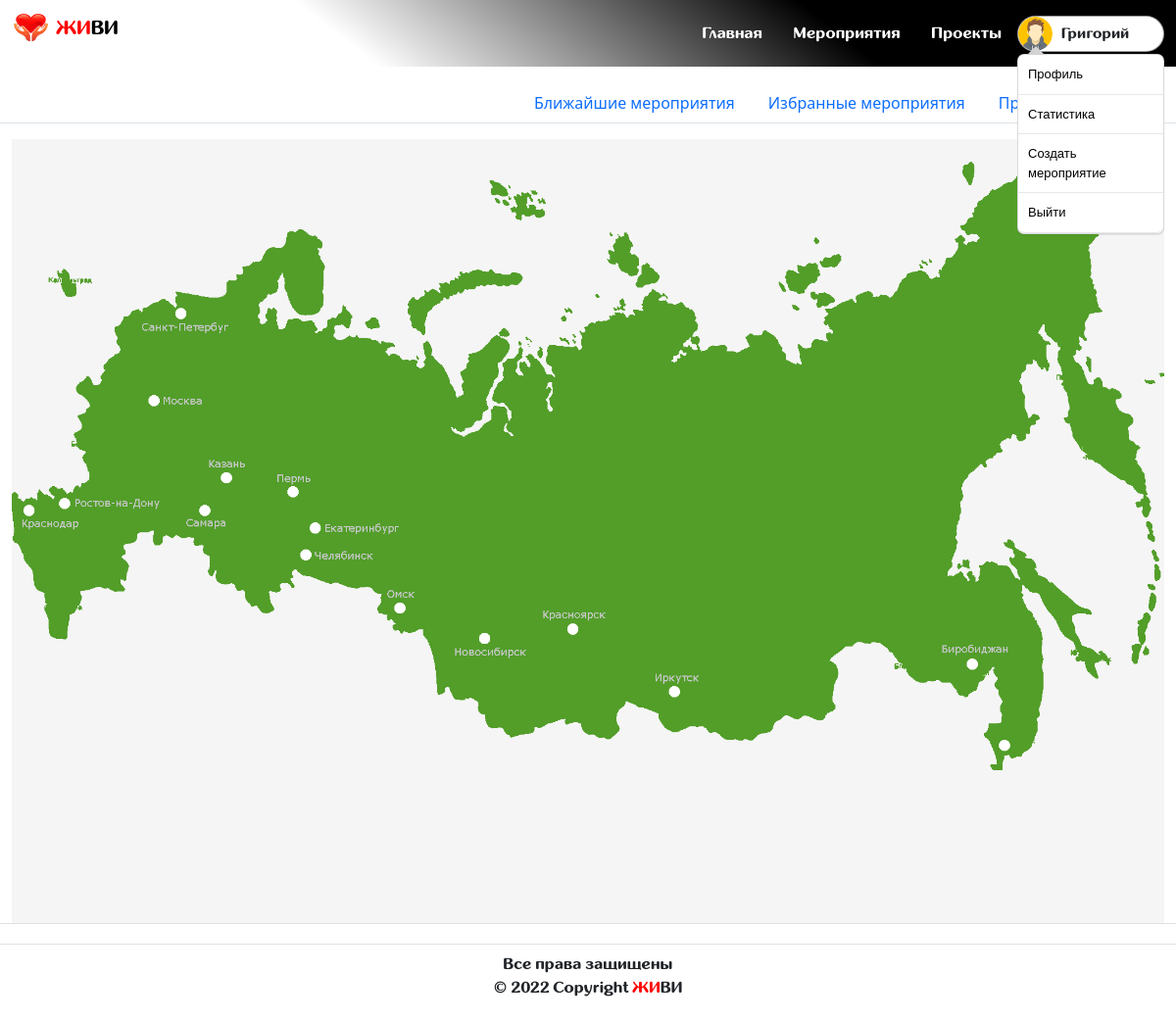
/ (signed in), run on an earlier commit of the app's database.
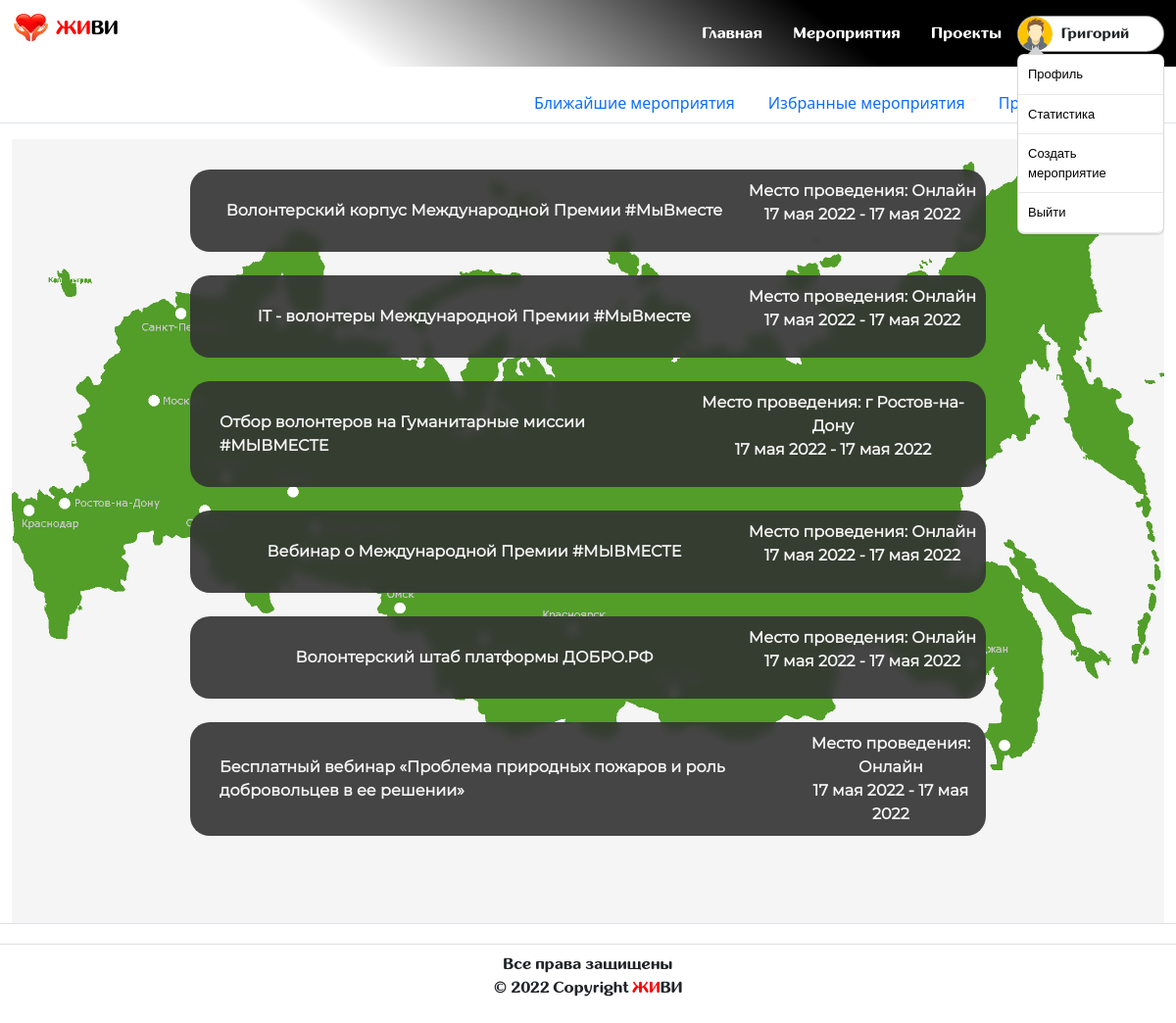
And on a later commit of the database.
### events/models.py (models this page shows, shortened)
class Event(models.Model):
    name = models.CharField(
        max_length=100,
        db_index=True,
        verbose_name='Наименование события'
    )
    status = models.CharField(
        max_length=256,
        verbose_name='Статус мероприятия'
    )
    avatar_url = models.CharField(
        max_length=256,
        verbose_name='Аватар URL',
        blank=True
    )
    description = models.TextField(
        verbose_name='Описание события',
        blank=True
    )
    date_start = models.DateTimeField(
        verbose_name='Дата начала'
    )
    date_end = models.DateTimeField(
        verbose_name='Дата завершения'
    )
    contact_user = models.ForeignKey(
        User,
        related_name='events',
        on_delete=models.SET_NULL,
        null=True,
        verbose_name='Контактное лицо',
        blank=True
    )
    project = models.ForeignKey(
        Project,
        related_name='events',
        on_delete=models.SET_NULL,
        null=True,
        blank=True,
        verbose_name='Проект'
    )
    client = models.ManyToManyField(
        User,
        related_name='events_many',
        through='UserEvent',
    )
    created = models.DateTimeField(
        auto_now_add=True,
        verbose_name='Дата создания'
    )
    updated = models.DateTimeField(
        auto_now=True,
        verbose_name='Дата изменения'
    )
    class Meta:
        verbose_name = 'Мероприятия'
        verbose_name_plural = 'Мероприятия'

### live/views.py (the view)
# urls.py: path('', HomeView.as_view(), name='live_index'),
class HomeView(ListView):
    model = Event
    template_name = 'index.html'
    context_object_name = 'events'
    def get_queryset(self):
        queryset = super().get_queryset()
        filter_queryset = queryset.order_by('date_start')[:6]
        return filter_queryset

### core/context_processors/year.py (called while the page is built)
def year(request):
    return {
        'year': datetime.now().year
    }

### templates/index.html (shortened to what this page needs)
{% extends "base.html" %}
{% load static %}
{% block content %}
    <div class="limiter">
      <div class="container-fix">
          {% include 'includes/switcher.html' %}
          <div class="index-background">
                <div class="index-list_a">
                    {% for event in events %}
                        {% if request.user.is_authenticated %}
                        <a href="{% url 'events:event_detail' pk=event.pk %}">
                            <div class="index-list">
                                <div class="index-list_1">
                                     <span>{{ event.name }}</span>
                                </div>
                                <div lass="index-list_2">
                                    <span> Место проведения: {{ event.status }}</span>
                                    <br><span> {{ event.date_start|date:"d E Y" }} -  {{ event.date_end|date:"d E Y" }}</span>
                                </div>
                            </div>
                        </a>
                        {% endif %}
                    {% endfor %}
                </div>
          </div>
      </div>
    </div>
{% endblock %}

What changed in the data, as far as the page shows it:
added Event: name "Волонтерский корпус Международной Премии #МыВместе", status "Онлайн", date_start "17 мая 2022", date_end "17 мая 2022"
added Event: name "IT - волонтеры Международной Премии #МыВместе", status "Онлайн", date_start "17 мая 2022", date_end "17 мая 2022"
added Event: name "Отбор волонтеров на Гуманитарные миссии #МЫВМЕСТЕ", status "г Ростов-на-Дону", date_start "17 мая 2022", date_end "17 мая 2022"
added Event: name "Вебинар о Международной Премии #МЫВМЕСТЕ", status "Онлайн", date_start "17 мая 2022", date_end "17 мая 2022"
added Event: name "Волонтерский штаб платформы ДОБРО.РФ", status "Онлайн", date_start "17 мая 2022", date_end "17 мая 2022"
added Event: name "Бесплатный вебинар «Проблема природных пожаров и роль добровольцев в ее решении»", status "Онлайн", date_start "17 мая 2022", date_end "17 мая 2022"
